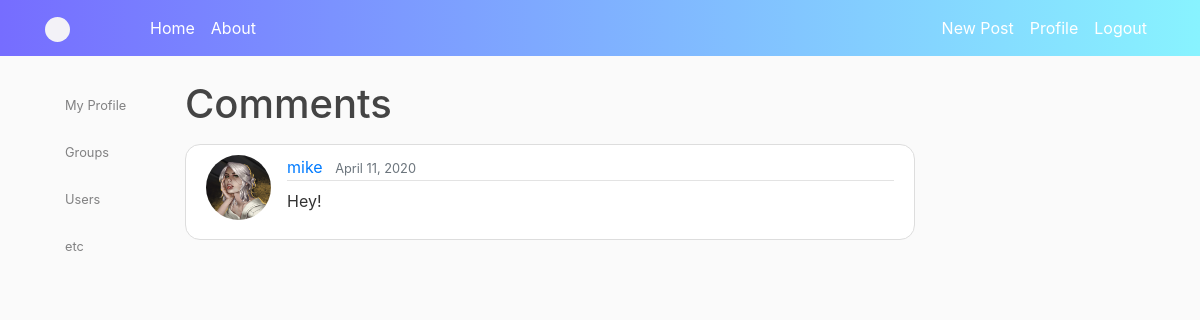
Page /articles/8/comments/ (signed in) on the committed database.
### users/models.py (models this page shows, shortened)
class CustomUser(AbstractUser):
	photo = models.ImageField(upload_to = 'profile_pics/', default = 'default.jpg')

### articles/models.py (models this page shows, shortened)
class Comment(models.Model):
	author = models.ForeignKey(User, on_delete=models.CASCADE)
	post = models.ForeignKey(Article, on_delete=models.CASCADE)
	content = models.TextField(null=False)
	pub_date = models.DateTimeField('Date Published', auto_now_add=True)
	class Meta:
		ordering = ['pub_date']
	def get_absolute_url(self):
		return reverse('articles:comments-detail', kwargs={'id':self.post.id, 'pk':self.pk})

### articles/views.py (the view)
# urls.py: path('comments/', CommentListView.as_view(), name='comments-list'),
class CommentListView(LoginRequiredMixin, ListView):
	template_name = 'comments/comment_list.html'
	model = Comment

### templates/comments/comment_list.html (shortened to what this page needs)
{% extends 'base.html' %}
{% block content %}
    <h1 class="mb-3">Comments {{ instance.author.username }} </h1>
    {% if object_list %}
      {% for instance in object_list %}
          <article class="media content-section">
            <img class="rounded-circle article-img" src="{{ instance.author.photo.url }}">
            <div class="media-body">
              <div class="article-metadata">
                <a class="mr-2" href="{{ instance.get_absolute_url }}">{{ instance.author.username }}</a>
                <small class="text-muted">{{ instance.pub_date|date:"F d, Y" }}</small>
              </div>
              <p>{{ instance.content|safe }}</p>
            </div>
          </article>
      {% endfor %}
    {% else %}
    <p> There is no comment to this post: {{ instance.post.header }}</p>
    {% endif %}
{% endblock content %}

### templates/base.html (shortened to what this page needs)
<!DOCTYPE html>
<html>
   <head>
      {% load static %}
      <link rel="stylesheet" href="https://maxcdn.bootstrapcdn.com/bootstrap/4.0.0/css/bootstrap.min.css">
      <link rel="stylesheet" type="text/css" href="{% static 'blog/main.css' %}">
   </head>
   <body>
      <header class="site-header">
         <nav class="navbar navbar-expand-md navbar-dark bg-steel fixed-top">
            <div class="container">
               <a class="navbar-brand mr-4" href=""><img class="rounded-circle article-svg" src='{{user.photo.url}}'</a>
               <div class="collapse navbar-collapse" id="navbarToggle">
                  <div class="navbar-nav mr-auto">
                     <a class="nav-item nav-link" href="{% url 'users:users-list' %}">Home</a>
                     <a class="nav-item nav-link" href="/about">About</a>
                  </div>
                  <div class="navbar-nav">
                     {% if user.is_authenticated %}
                     <a class="nav-item nav-link" href="{% url 'articles:article-create' %}">New Post</a>
                     <a class="nav-item nav-link" href="{% url 'users:users-single' user.username %}">Profile</a>
                     <a class="nav-item nav-link" href="{% url 'users:users-logout' %}">Logout</a>
                     {% else %}
                     <a class="nav-item nav-link" href="{% url 'users:users-login' %}">Login</a>
                     <a class="nav-item nav-link" href="{% url 'users:users-register' %}">Register</a>
                     {% endif %}
                  </div>
               </div>
            </div>
         </nav>
      </header>
      <main role="main" class="container">
         <div class="row">
            {% if user.is_authenticated %}
            <div class="col-md-4" >
                  <nav class="list-group bg-transparent ">
                     <a href='{% url 'users:users-single' user.username %}' class="list-group-item list-group-item-light border-0 bg-transparent"><small>My Profile</small></a>
                     <a href='{% url 'usergroups:usergroups-list' %}' class="list-group-item list-group-item-light border-0 bg-transparent"><small>Groups</small></a>
                     <a href='{% url 'users:users-list' %}' class="list-group-item list-group-item-light border-0 bg-transparent"><small>Users</small></a>
                     <a href='' class="list-group-item list-group-item-light border-0 bg-transparent"><small>etc</small></a>
                  </nav>
            </div>
            {% endif %}
            <div class="col-md-8" style='right:240px;'>
               {% block content %}{% endblock %}
            </div>
         </div>
      </main>
   </body>
</html>

### static/blog/main.css (style rules this page uses)
body { background: #fafafa; color: #333333; margin-top: 5rem; }
h1, h2, h3, h4, h5, h6 { color: #444444; }
.bg-steel { background: linear-gradient(90deg, #766dff 0%, #88f3ff 100%); }
.site-header .navbar-nav .nav-link { color: #fff; }
.content-section { background: #ffffff; padding: 10px 20px; border: 1px solid #dddddd; border-radius: 15px; margin-bottom: 20px; }
.article-img { height: 65px; width: 65px; margin-right: 16px; }
.article-metadata { padding-bottom: 1px; margin-bottom: 4px; border-bottom: 1px solid #e3e3e3 }
.article-svg { width: 25px; height: 25px; vertical-align: middle; }
.media-body { word-break: break-all; }

### rows in the picture
CustomUser: photo (placeholder picture)
Comment: author.photo (picture), author.username "mike", pub_date "April 11, 2020", content "Hey!"
